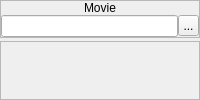
        <widget class="QWidget" name="wPlayMovie">
         <layout class="QVBoxLayout" name="verticalLayout_19">
          <property name="spacing">
           <number>3</number>
          </property>
          <property name="margin">
           <number>0</number>
          </property>
          <item>
           <widget class="QFrame" name="frame_17">
            <property name="sizePolicy">
             <sizepolicy hsizetype="Preferred" vsizetype="Fixed">
              <horstretch>0</horstretch>
              <verstretch>0</verstretch>
             </sizepolicy>
            </property>
            <property name="frameShape">
             <enum>QFrame::StyledPanel</enum>
            </property>
            <property name="frameShadow">
             <enum>QFrame::Raised</enum>
            </property>
            <layout class="QVBoxLayout" name="verticalLayout_18">
             <property name="spacing">
              <number>0</number>
             </property>
             <property name="margin">
              <number>0</number>
             </property>
             <item>
              <widget class="QLabel" name="label_11">
               <property name="sizePolicy">
                <sizepolicy hsizetype="Preferred" vsizetype="Fixed">
                 <horstretch>0</horstretch>
                 <verstretch>0</verstretch>
                </sizepolicy>
               </property>
               <property name="text">
                <string>Movie</string>
               </property>
               <property name="alignment">
                <set>Qt::AlignCenter</set>
               </property>
              </widget>
             </item>
             <item>
              <widget class="QWidget" name="widget_12" native="true">
               <layout class="QHBoxLayout" name="horizontalLayout_11">
                <property name="spacing">
                 <number>0</number>
                </property>
                <property name="margin">
                 <number>0</number>
                </property>
                <item>
                 <widget class="QLineEdit" name="playMovie_leMovie">
                  <property name="text">
                   <string/>
                  </property>
                  <property name="alignment">
                   <set>Qt::AlignCenter</set>
                  </property>
                  <property name="readOnly">
                   <bool>true</bool>
                  </property>
                 </widget>
                </item>
                <item>
                 <widget class="QToolButton" name="playMovie_bBrowseMovies">
                  <property name="sizePolicy">
                   <sizepolicy hsizetype="Fixed" vsizetype="Expanding">
                    <horstretch>0</horstretch>
                    <verstretch>0</verstretch>
                   </sizepolicy>
                  </property>
                  <property name="minimumSize">
                   <size>
                    <width>21</width>
                    <height>21</height>
                   </size>
                  </property>
                  <property name="maximumSize">
                   <size>
                    <width>21</width>
                    <height>21</height>
                   </size>
                  </property>
                  <property name="text">
                   <string>...</string>
                  </property>
                  <property name="icon">
                   <iconset resource="gui_icons.qrc">
                    <normaloff>:/icons/fileopen.png</normaloff>:/icons/fileopen.png</iconset>
                  </property>
                  <property name="iconSize">
                   <size>
                    <width>16</width>
                    <height>16</height>
                   </size>
                  </property>
                 </widget>
                </item>
               </layout>
              </widget>
             </item>
            </layout>
           </widget>
          </item>
          <item>
           <widget class="QFrame" name="frame_16">
            <property name="frameShape">
             <enum>QFrame::StyledPanel</enum>
            </property>
            <property name="frameShadow">
             <enum>QFrame::Raised</enum>
            </property>
           </widget>
          </item>
         </layout>
        </widget>
